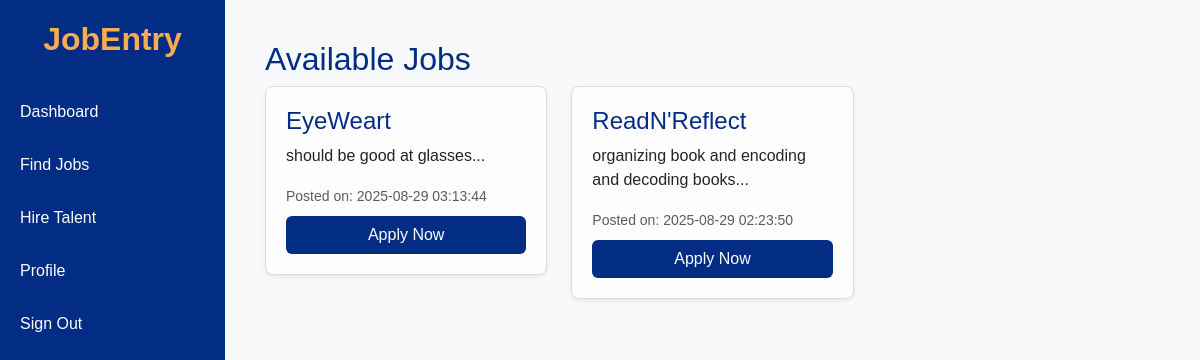
/tina/find_jobs.php, run on an earlier commit of the app's database.
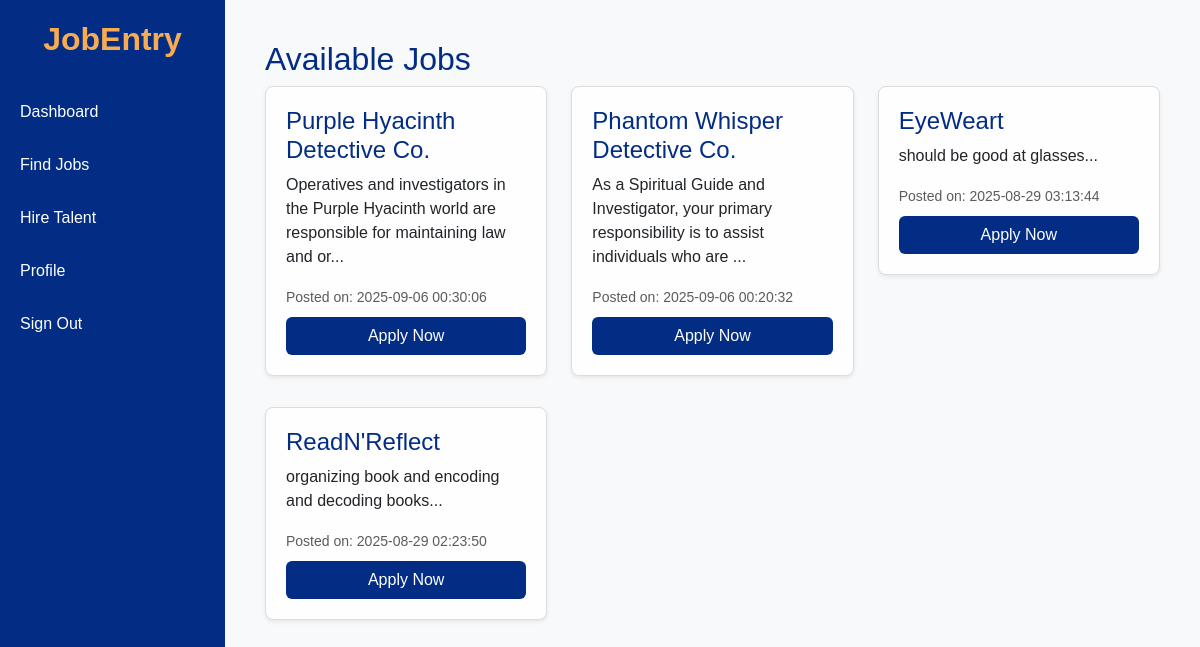
And on a later commit of the database.
### tables this page shows
CREATE TABLE `jobs` (
  `id` int(11) NOT NULL,
  `title` varchar(255) NOT NULL,
  `description` text NOT NULL,
  `requirements` text DEFAULT NULL,
  `salary` varchar(100) DEFAULT NULL,
  `location` varchar(255) DEFAULT NULL,
  `employment_type` enum('Full-time','Part-time','Contract','Internship') DEFAULT 'Full-time',
  `contact_name` varchar(255) DEFAULT NULL,
  `contact_email` varchar(255) DEFAULT NULL,
  `contact_phone` varchar(50) DEFAULT NULL,
  `category` varchar(100) DEFAULT NULL,
  `created_at` timestamp NOT NULL DEFAULT current_timestamp()
);

### htdocs/tina/find_jobs.php (the view, shortened to what this page needs)
<?php
include 'job_db.php';
$result = $conn->query("SELECT * FROM jobs ORDER BY created_at DESC");
?>
<!DOCTYPE html>
<html lang="en">
<head>
  <link href="https://cdn.jsdelivr.net/npm/bootstrap@5.3.2/dist/css/bootstrap.min.css" rel="stylesheet">
</head>
<body>
<div class="sidebar">
    <h2>JobEntry</h2>
    <a href="dashboard.php">Dashboard</a>
    <a href="find_jobs.php">Find Jobs</a>
    <a href="hire_talent.php">Hire Talent</a>
    <a href="profile.php">Profile</a>
    <a href="logout.php">Sign Out</a>
</div>
<div class="main-content">
  <h2 style="color:#032D84;">Available Jobs</h2>
  <div class="row">
    <?php if ($result->num_rows > 0): ?>
      <?php while($row = $result->fetch_assoc()): ?>
        <div class="col-md-4 mb-3">
          <div class="job-card shadow-sm">
            <h4 style="color:#032D84;"><?= htmlspecialchars($row['title']); ?></h4>
            <p><?= nl2br(htmlspecialchars(substr($row['description'], 0, 100))); ?>...</p>
            <small class="text-muted">Posted on: <?= $row['created_at']; ?></small>
            <button class="btn btn-apply mt-2" data-bs-toggle="modal" data-bs-target="#applyJobModal<?= $row['id']; ?>">Apply Now</button>
          </div>
        </div>
      <?php endwhile; ?>
    <?php else: ?>
      <p class="text-muted">No jobs available yet.</p>
    <?php endif; ?>
  </div>
</div>
</body>
</html>

### htdocs/tina/find_jobs.php (style rules this page uses)
body { margin: 0; font-family: Arial, sans-serif; background-color: #f8f9fa; }
.sidebar { height: 100vh; width: 225px; position: fixed; top: 0; left: 0; background-color: #032D84; padding-top: 20px; }
.sidebar h2 { color: #F7AB52; text-align: center; font-weight: bold; margin-bottom: 30px; }
.sidebar a { padding: 12px 20px; display: block; color: #FEFEFE; text-decoration: none; border-radius: 6px; margin-bottom: 5px; }
.main-content { margin-left: 225px; padding: 40px; }
.job-card { background: #FEFEFE; border: 1px solid #ddd; padding: 20px; border-radius: 8px; margin-bottom: 15px; }
.btn-apply { background-color: #032D84; color: #FEFEFE; width: 100%; }

What changed in the data, as far as the page shows it:
added jobs: title "Purple Hyacinth Detective Co.", description "Operatives and investigators in the Purple Hyacinth world are responsible for maintaining law and or", created_at "2025-09-06 00:30:06"
added jobs: title "Phantom Whisper Detective Co.", description "As a Spiritual Guide and Investigator, your primary responsibility is to assist individuals who are", created_at "2025-09-06 00:20:32"
